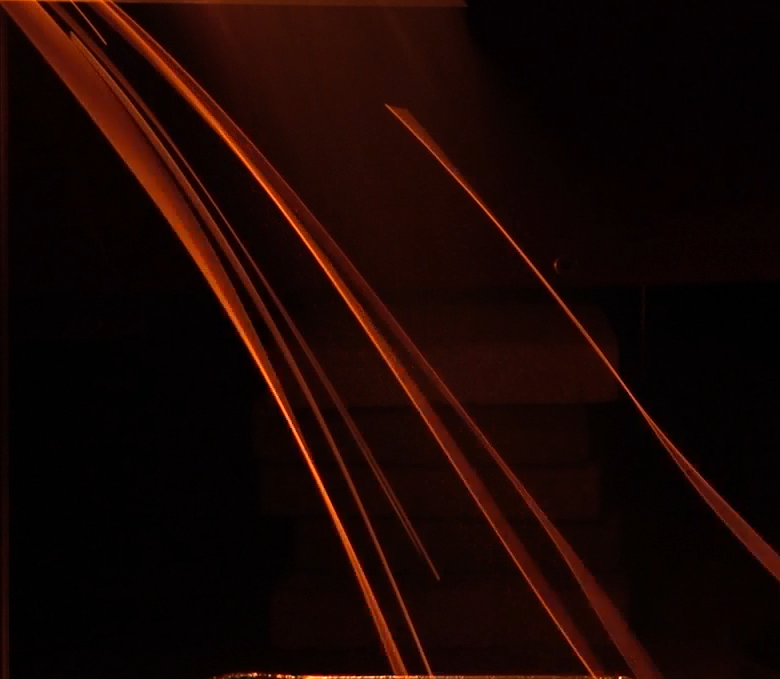
#> input picture examples/01-0001-cropped.png, 780 x 679 px
$ python edge_detection.py
#> lines starting #> are read from the running program, lines starting #| are printed output that depends on the picture
# MONOCHROME EDGE DETECTION

import cv2 as cv
import numpy as np

file = '01-0001-cropped.png'
file_name = file.split(".")[0]
file_ext = file.split(".")[1]

img = cv.imread(file)
#> img is the input picture: shape (679, 780, 3); mean B, G, R 3.3, 6.5, 24.9

img = cv.cvtColor(img, cv.COLOR_BGR2GRAY)
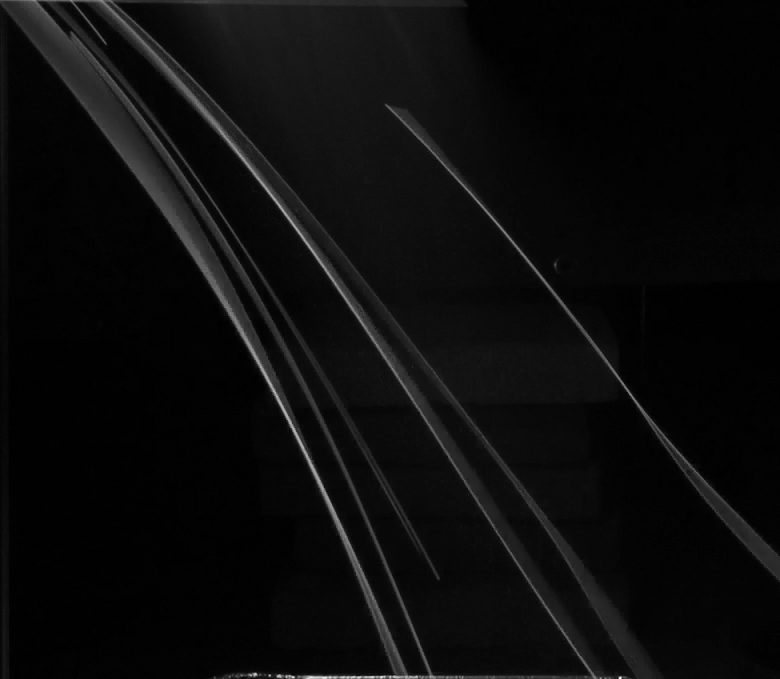
#> img: shape (679, 780); min 0, max 246, mean 11.7

kernel = np.array([
    [-1, -1, -1],
    [-1, 8, -1],
    [-1, -1, -1],
])
img = cv.filter2D(src=img, ddepth=-1, kernel=kernel)
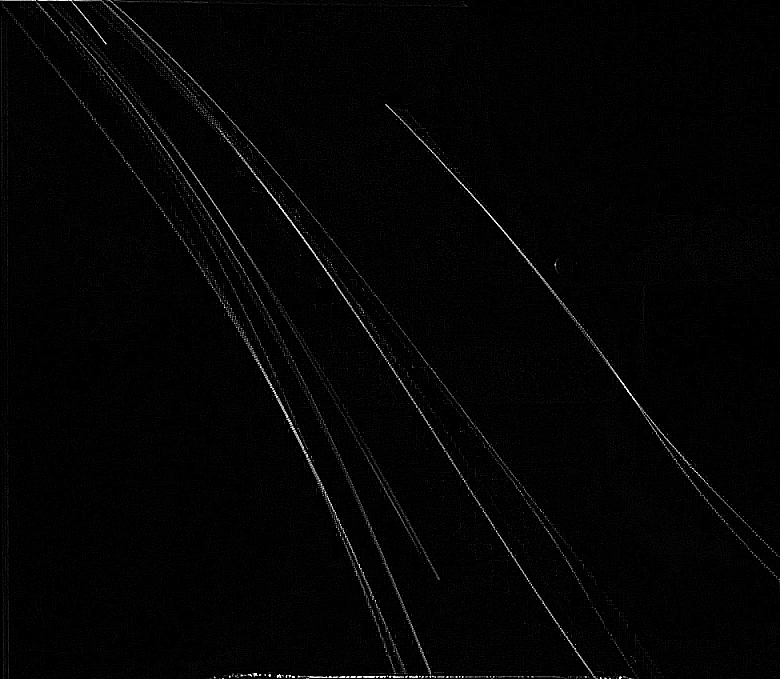
#> img: shape (679, 780); min 0, max 255, mean 4.1

cv.imwrite(f'{file_name}-edge-detection.{file_ext}', img)

$ run again, with examples/01-0002-cropped.png copied over examples/01-0001-cropped.png
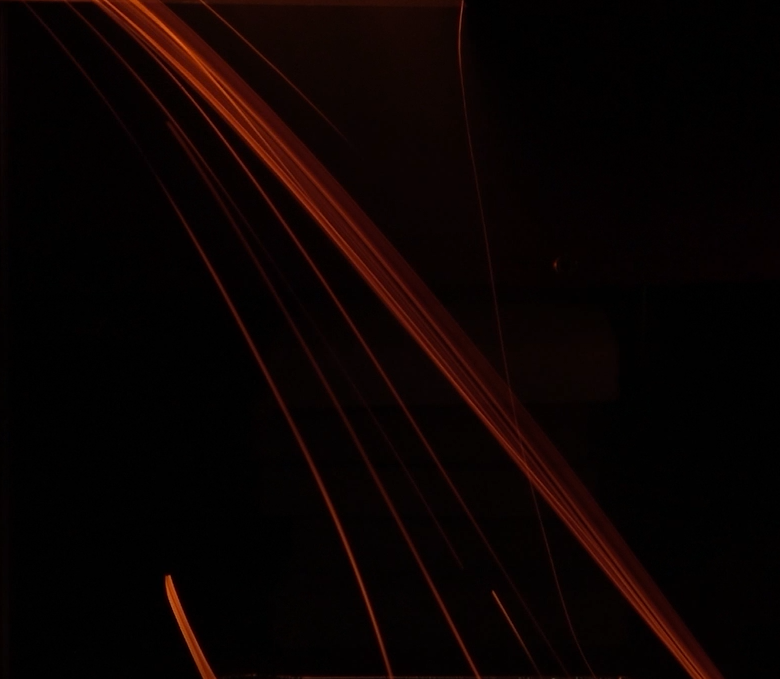
#> input picture examples/01-0002-cropped.png, 780 x 679 px
#> img is the input picture: shape (679, 780, 3); mean B, G, R 1.9, 2.9, 10.8
#> `img = cv.cvtColor(img, cv.COLOR_BGR2GRAY)`:
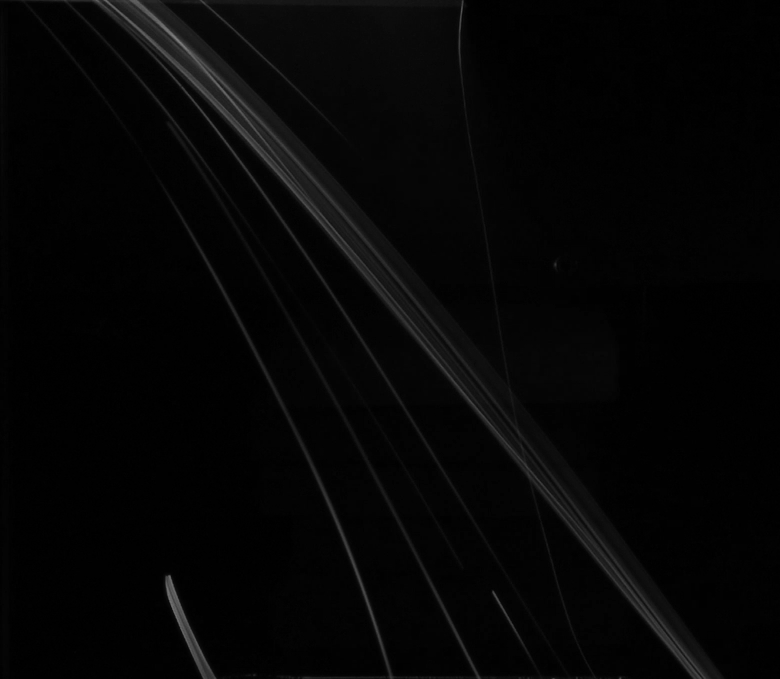
#> img: shape (679, 780); min 0, max 126, mean 5.2
#> `img = cv.filter2D(src=img, ddepth=-1, kernel=kernel)`:
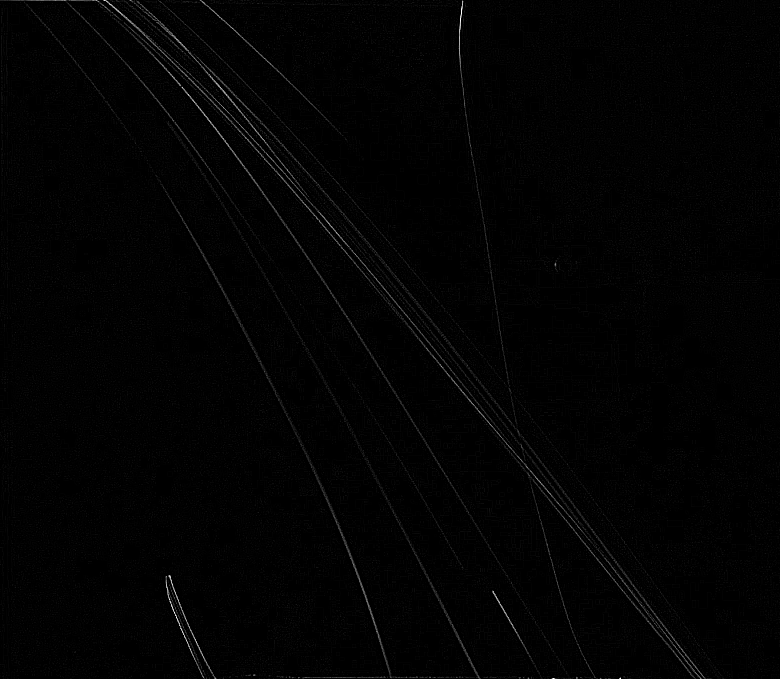
#> img: shape (679, 780); min 0, max 255, mean 2.7

$ run again, with examples/01-0003-cropped.png copied over examples/01-0001-cropped.png
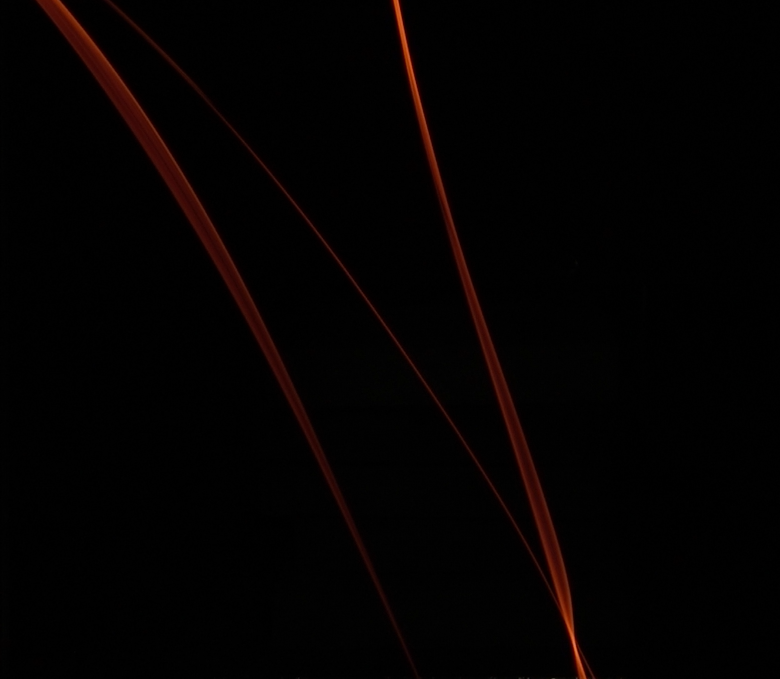
#> input picture examples/01-0003-cropped.png, 780 x 679 px
#> img is the input picture: shape (679, 780, 3); mean B, G, R 1.1, 1.5, 3.9
#> `img = cv.cvtColor(img, cv.COLOR_BGR2GRAY)`:
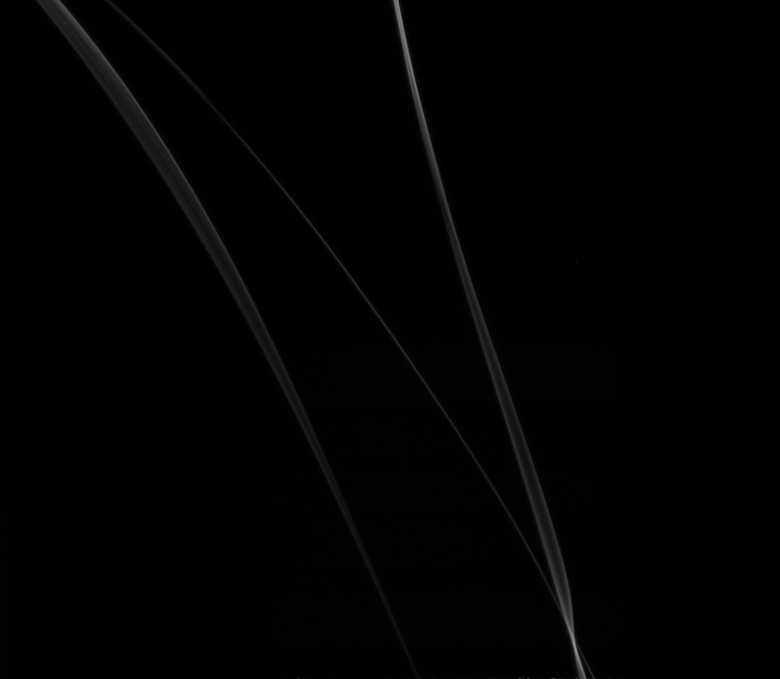
#> img: shape (679, 780); min 0, max 151, mean 2.1
